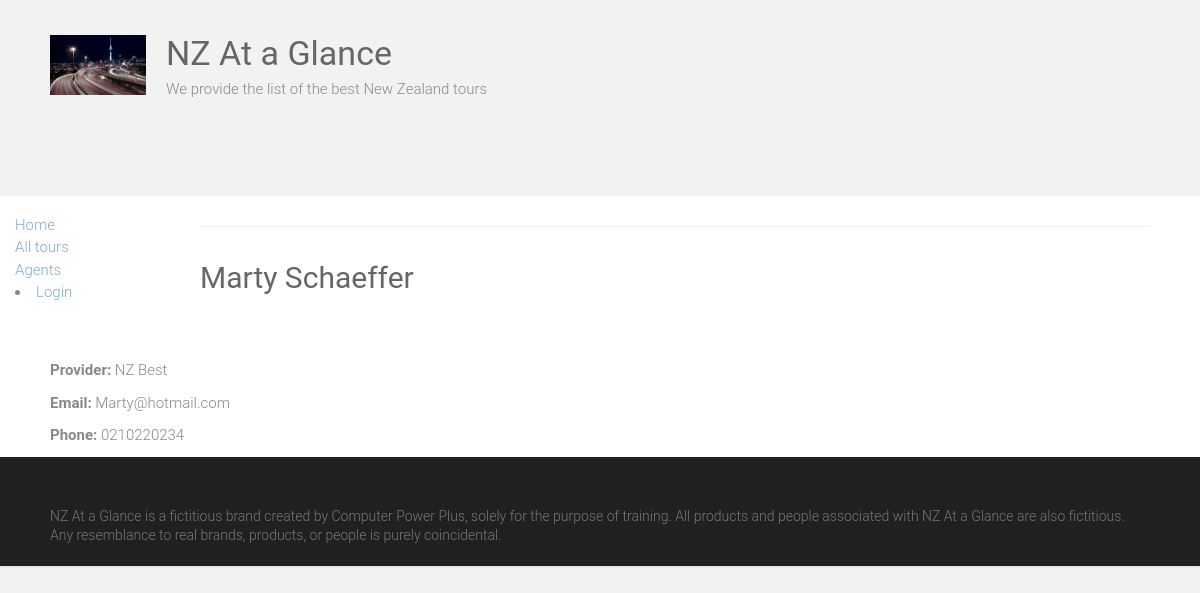
The app's page /home/agent/1 with its own data.
### home/models.py (models this page shows, shortened)
class Agent(models.Model):
    PROVIDER_CHOICES =(
        ('NZ Best', 'NZ Best Tour Company'),
        ('NZ First', 'New Zealand First Bus Tours'),
        ('Little Black Bus', 'Little Black Bus Individual Tours')
    )
    first_name = models.CharField(max_length=50)
    last_name = models.CharField(max_length=50)
    agent_username = models.CharField(max_length=30)
    email_address = models.CharField(max_length=30)
    phone_number = models.CharField(max_length=15)
    provider = models.CharField(choices=PROVIDER_CHOICES, max_length=30)

### home/views.py (the view)
# urls.py: path('agent/<int:pk>', views.AgentDetailView.as_view(), name='agent_detail'),
class AgentDetailView(generic.DetailView):
    model = Agent

### home/templates/home/agent_detail.html
{% extends "base.html" %}
{% block content %}
<div>
  <h1>{{agent.first_name|capfirst}} {{agent.last_name|capfirst}} </h1>
  <br><br>
  <p><b>Provider:</b> {{ agent.provider}} </p>
  <p><b>Email:</b> {{ agent.email_address}} </p>
  <p><b>Phone:</b> {{ agent.phone_number}} </p>
</div>
{% endblock %}

### static/style.css (style rules this page uses)
html, body, div, span, applet, object, iframe, h1, h2, h3, h4, h5, h6, p, blockquote, pre, a, abbr, acronym, address, big, cite, code, del, dfn, em, font, ins, kbd, q, s, samp, small, strike, strong, sub, sup, tt, var, dl, dt, dd, ol, ul, li, fieldset, form, label, legend, table, caption, tbody, tfoot, thead, tr, th, td { border: 0; font: inherit; font-size: 100%; font-style: inherit; font-weight: inherit; margin: 0; outline: 0; padding: 0; vertical-align: baseline; }
html { overflow-y: scroll; -webkit-text-size-adjust: 100%; -ms-text-size-adjust: 100%; }
h1, h2, h3, h4, h5, h6 { color: #666666; line-height: 1.4; padding-bottom: 15px; font-weight: normal; }
h1 { font-size: 30px; }
body, button, input, select, textarea { color: #888888; font-size: 15px; line-height: 1.5; font-family: 'Roboto', sans-serif; font-weight: 300; }
p { color: #888888; font-size: 15px; line-height: 1.5; margin-bottom: 15px; font-weight: 300; }
body { background: #f2f2f2; }
body { padding-top: 30px; padding-bottom: 30px; }
body.wide { padding-top: 0; padding-bottom: 0; }
.single-page p { margin-bottom: 10px; }

### records on screen
Agent: first_name "Marty", last_name "Schaeffer", provider "NZ Best", email_address "Marty@hotmail.com", phone_number "0210220234"
